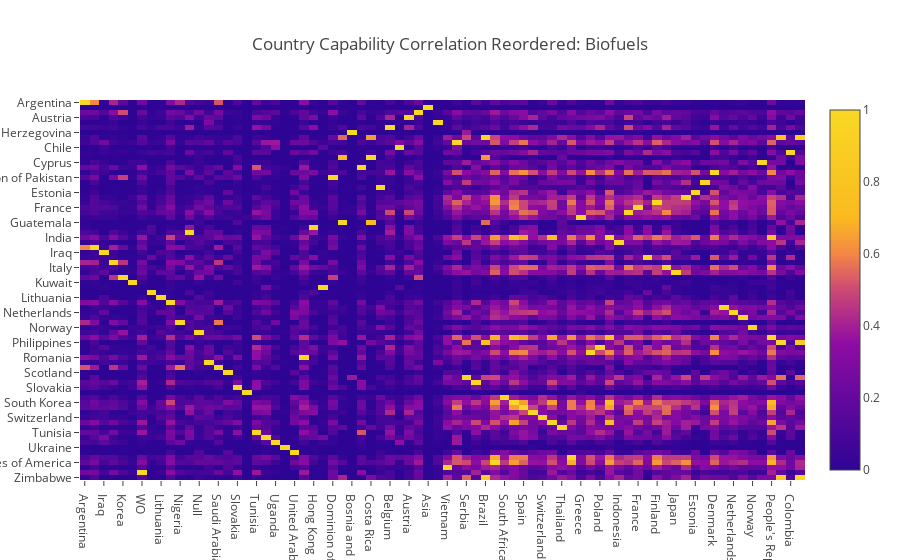

Notebook source saved alongside this figure:
### Code cell
import plotly.plotly as py
from plotly.graph_objs import *


layout2 = {
  "title": "Country Capability Correlation Reordered: Biofuels", 
  "xaxis": {
    "autorange": True, 
    "range": [-0.5, 75.5], 
    "type": "category"
  }, 
  "yaxis": {
    "autorange": True, 
    "range": [75.5, -0.5], 
    "type": "category"
  }
}

trace2 = {
  "x": names[idx], 
  "y": country_names,
  "z":fit_data, 
"autocolorscale": False, 
  "colorscale": [
    [0, "rgb(46, 4, 149)"], [0.35, "rgb(142, 12, 163)"], [0.5, "rgb(205, 73, 117)"], [0.6, "rgb(243, 134, 71)"], [0.7, "rgb(250, 186, 32)"], [1, "rgb(249, 216, 36)"]],
  "showscale": True, 
  "type": "heatmap", 
  "uid": "6d08f4", 
  "xsrc": "duarteocarmo:1:b9d6c6", 
  "ysrc": "duarteocarmo:1:714ad2", 
  "zauto": True, 
  "zmax": 1, 
  "zmin": -0.0010633598613, 
  "zsrc": "duarteocarmo:1:-b9d6c6,714ad2"
}
data=[trace2]
fig = Figure(data=data, layout=layout2)
plotly.offline.iplot(fig)

### Figure 1 — Plotly figure (JSON) as saved in the notebook; plotly's stock layout.template omitted (floating-point values rounded to 4 significant figures; data arrays with more than 128 entries replaced by an {"elided": "..."} marker saying what was removed)
{"data": [{"autocolorscale": false, "colorscale": [[0, "rgb(46, 4, 149)"], [0.35, "rgb(142, 12, 163)"], [0.5, "rgb(205, 73, 117)"], [0.6, "rgb(243, 134, 71)"], [0.7, "rgb(250, 186, 32)"], [1, "rgb(249, 216, 36)"]], "showscale": true, "type": "heatmap", "uid": "6d08f4", "x": ["Argentina", "Iran", "Iraq", "Israel", "Korea", "Kuwait", "WO", "Lebanon", "Lithuania", "Malaysia", "Nigeria", "Hungary", "Null", "Russia", "Saudi Arabia", "Scotland", "Slovakia", "Slovenia", "Tunisia", "Turkey", "Uganda", "Ukraine", "United Arab Emirates", "Romania", "Hong Kong", "Latvia", "Dominion of Pakistan", "Guatemala", "Bosnia and Herzegovina", "Czech Republic", "Costa Rica", "El Salvador", "Belgium", "Chile", "Austria", "Australia", "Asia", "Bangladesh", "Vietnam", "Canada", "Serbia", "Singapore", "Brazil", "United States of America", "South Africa", "South Korea", "Spain", "Sweden", "Switzerland", "Taiwan", "Thailand", "United Kingdom", "Greece", "Portugal", "Poland", "India", "Indonesia", "Germany", "France", "Ireland", "Finland", "Italy", "Japan", "European Patent Office", "Estonia", "Egypt", "Denmark", "Mexico", "Netherlands", "New Zealand", "Norway", "Cyprus", "People's Republic of China", "Philippines", "Colombia", "Zimbabwe"], "xsrc": "duarteocarmo:1:b9d6c6", "y": ["Argentina", "Asia", "Australia", "Austria", "Bangladesh", "Belgium", "Bosnia and Herzegovina", "Brazil", "Canada", "Chile", "Colombia", "Costa Rica", "Cyprus", "Czech Republic", "Denmark", "Dominion of Pakistan", "Egypt", "El Salvador", "Estonia", "European Patent Office", "Finland", "France", "Germany", "Greece", "Guatemala", "Hong Kong", "Hungary", "India", "Indonesia", "Iran", "Iraq", "Ireland", "Israel", "Italy", "Japan", "Korea", "Kuwait", "Latvia", "Lebanon", "Lithuania", "Malaysia", "Mexico", "Netherlands", "New Zealand", "Nigeria", "Norway", "Null", "People's Republic of China", "Philippines", "Poland", "Portugal", "Romania", "Russia", "Saudi Arabia", "Scotland", "Serbia", "Singapore", "Slovakia", "Slovenia", "South Africa", "South Korea", "Spain", "Sweden", "Switzerland", "Taiwan", "Thailand", "Tunisia", "Turkey", "Uganda", "Ukraine", "United Arab Emirates", "United Kingdom", "United States of America", "Vietnam", "WO", "Zimbabwe"], "ysrc": "duarteocarmo:1:714ad2", "z": {"elided": "76x76 float values"}, "zauto": true, "zmax": 1, "zmin": -0.001063, "zsrc": "duarteocarmo:1:-b9d6c6,714ad2"}], "layout": {"title": "Country Capability Correlation Reordered: Biofuels", "xaxis": {"autorange": true, "range": [-0.5, 75.5], "type": "category"}, "yaxis": {"autorange": true, "range": [75.5, -0.5], "type": "category"}}}
